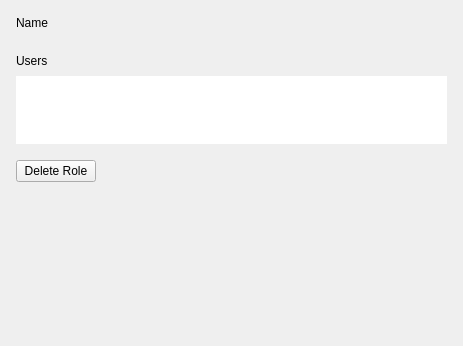
<?xml version="1.0" encoding="UTF-8"?>
<ui version="4.0">
 <class>UserRoleSettingsWidget</class>
 <widget class="QWidget" name="UserRoleSettingsWidget">
  <property name="geometry">
   <rect>
    <x>0</x>
    <y>0</y>
    <width>463</width>
    <height>346</height>
   </rect>
  </property>
  <layout class="QVBoxLayout" name="verticalLayout_4">
   <property name="spacing">
    <number>16</number>
   </property>
   <property name="leftMargin">
    <number>16</number>
   </property>
   <property name="topMargin">
    <number>16</number>
   </property>
   <property name="rightMargin">
    <number>16</number>
   </property>
   <property name="bottomMargin">
    <number>16</number>
   </property>
   <item>
    <layout class="QVBoxLayout" name="verticalLayout">
     <property name="spacing">
      <number>8</number>
     </property>
     <item>
      <widget class="QLabel" name="nameLabel">
       <property name="text">
        <string>Name</string>
       </property>
      </widget>
     </item>
     <item>
      <widget class="nx::client::desktop::InputField" name="nameInputField" native="true"/>
     </item>
    </layout>
   </item>
   <item>
    <layout class="QVBoxLayout" name="verticalLayout_2">
     <property name="spacing">
      <number>8</number>
     </property>
     <item>
      <widget class="QLabel" name="usersLabel">
       <property name="text">
        <string>Users</string>
       </property>
      </widget>
     </item>
     <item>
      <widget class="QnTreeView" name="usersListTreeView">
       <property name="sizePolicy">
        <sizepolicy hsizetype="Expanding" vsizetype="Maximum">
         <horstretch>0</horstretch>
         <verstretch>0</verstretch>
        </sizepolicy>
       </property>
       <property name="focusPolicy">
        <enum>Qt::NoFocus</enum>
       </property>
       <property name="frameShape">
        <enum>QFrame::NoFrame</enum>
       </property>
       <property name="horizontalScrollBarPolicy">
        <enum>Qt::ScrollBarAlwaysOff</enum>
       </property>
       <property name="sizeAdjustPolicy">
        <enum>QAbstractScrollArea::AdjustToContents</enum>
       </property>
       <property name="editTriggers">
        <set>QAbstractItemView::NoEditTriggers</set>
       </property>
       <property name="selectionMode">
        <enum>QAbstractItemView::NoSelection</enum>
       </property>
       <property name="rootIsDecorated">
        <bool>false</bool>
       </property>
       <property name="uniformRowHeights">
        <bool>true</bool>
       </property>
       <property name="headerHidden">
        <bool>true</bool>
       </property>
      </widget>
     </item>
    </layout>
   </item>
   <item>
    <widget class="QPushButton" name="deleteGroupButton">
     <property name="sizePolicy">
      <sizepolicy hsizetype="Fixed" vsizetype="Fixed">
       <horstretch>0</horstretch>
       <verstretch>0</verstretch>
      </sizepolicy>
     </property>
     <property name="text">
      <string>Delete Role</string>
     </property>
    </widget>
   </item>
   <item>
    <spacer name="verticalSpacer">
     <property name="orientation">
      <enum>Qt::Vertical</enum>
     </property>
     <property name="sizeHint" stdset="0">
      <size>
       <width>0</width>
       <height>0</height>
      </size>
     </property>
    </spacer>
   </item>
  </layout>
 </widget>
 <customwidgets>
  <customwidget>
   <class>QnTreeView</class>
   <extends>QTreeView</extends>
   <header location="global">ui/widgets/common/tree_view.h</header>
  </customwidget>
  <customwidget>
   <class>nx::client::desktop::InputField</class>
   <extends>QWidget</extends>
   <header location="global">nx/client/desktop/common/widgets/input_field.h</header>
   <container>1</container>
  </customwidget>
 </customwidgets>
 <resources/>
 <connections/>
</ui>
